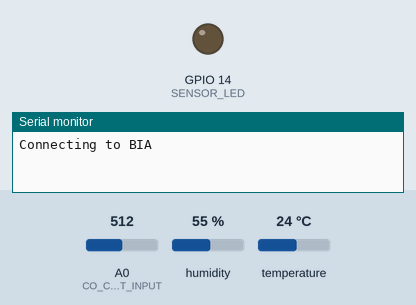
This sketch was run on a simulated ESP8266 (NodeMCU). Shown: output pins drawn as LEDs (lit = HIGH), the last lines printed to the serial monitor. The test bench sets the inputs (shaded band); at power-on: A0 (CO_CONTENT_INPUT) = 512, humidity 55 %, temperature 24 °C. WiFi joins after 1.5 s; servers stay silent unless stated; web services answer with replies made up by the test bench.

Above: at 0.1 s.
At 1.6 s:
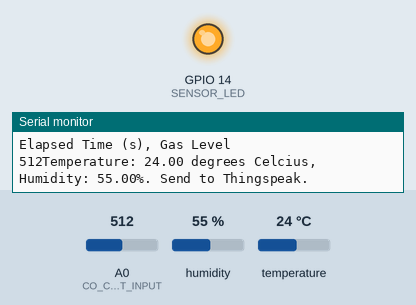
Timing chart, 0 to 3.1 s (numbered marks = the images above):
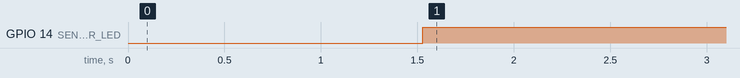

Measured:
- by itself, GPIO 14 (SENSOR_LED): LOW → HIGH at 1.5 s

The sketch:

teste-mq7-e-dht11-thingspeak-buzzer.ino
```cpp
/*********************************************************************************
POLLUTION MAPPER
*********************************************************************************/
#include <ESP8266WiFi.h>
#include <DHT.h>  // Including library for dht

#define DHTPIN 4          //pin where the dht11 is connected

DHT dht(DHTPIN, DHT11);

#define SENSOR_LED                    14
#define CO_CONTENT_INPUT              A0
#define HEATER_5V                     60000
#define HEATER_1_4_V                  90000
#define READING_DELAY_MILLIS          5000
#define PIN_BUZZER 14
const char* g_ssid      = "BIA";
const char* g_password  = "nodemcu123";
const char* g_host      = "184.106.153.149";
const char* g_apiKey   = "R38QN4LKNKG88ISA";

unsigned long g_startMillis;
unsigned long g_switchTimeMillis;
boolean       g_heaterInHighPhase;

/*********************************************************************************
Function Name     : setup
Description       : Initialize the Serial Communication with baud 115200, connect
                    to the Router with SSID and PASSWORD and turn on the heater
                    on the CO sensor.
Parameters        : void
Return            : void
*********************************************************************************/

void setup(void){
  Serial.begin(115200);
  Serial.println();
  Serial.println();
  pinMode(PIN_BUZZER, OUTPUT);
  Serial.print("Connecting to ");
  Serial.println(g_ssid);

  WiFi.begin(g_ssid, g_password);

  while (WiFi.status() != WL_CONNECTED) {
    delay(500);
    Serial.print(".");
  }

  Serial.println("");
  Serial.println("WiFi connected");
  Serial.println("IP address: ");
  Serial.println(WiFi.localIP());

  pinMode(SENSOR_LED, OUTPUT);

  g_startMillis = millis();

  switchHeaterHigh();

  Serial.println("Elapsed Time (s), Gas Level");
}

/*********************************************************************************
Function Name     : loop
Description       : Switch between the Heating Cycle from 5v to 1.4v and
                    read the Gas Level
Parameters        : void
Return            : void
*********************************************************************************/
void loop(void){


  if(g_heaterInHighPhase){
    // 5v phase of cycle. see if need to switch low yet
    if(millis() > g_switchTimeMillis) {
      switchHeaterLow();
    }
  }
  else {
    // 1.4v phase of cycle. see if need to switch high yet
    if(millis() > g_switchTimeMillis) {
      switchHeaterHigh();
    }
  }

  presentGasLevel();
  delay(READING_DELAY_MILLIS);
}

/*********************************************************************************
Function Name         : turnHeaterHigh
Description           : Trun on the Heater by Providing 5V to the CO Sensor
Parameters            : void
Return                : void
*********************************************************************************/
void switchHeaterHigh(void){
  // 5v phase
  digitalWrite(SENSOR_LED, LOW);
  g_heaterInHighPhase = true;
  g_switchTimeMillis = millis() + HEATER_5V;
}

/*********************************************************************************
Function Name         : turnHeaterLow
Description           : Trun off the Heater by Providing 1.4V to the CO Sensor
Parameters            : void
Return                : void
*********************************************************************************/
void switchHeaterLow(void){
  // 1.4v phase
  digitalWrite(SENSOR_LED, HIGH);
  g_heaterInHighPhase = false;
  g_switchTimeMillis = millis() + HEATER_1_4_V;
}


/*********************************************************************************
Function Name         : presentGasLevel
Description           : read the present CO content in the Air as a analog value
Parameters            : void
Return                : void
*********************************************************************************/
void presentGasLevel(){

   float h = dht.readHumidity();
      float t = dht.readTemperature();

              if (isnan(h) || isnan(t))
                 {
                     Serial.println("Failed to read from DHT sensor!");
                      return;
                 }
  unsigned int l_gasLevel = analogRead(CO_CONTENT_INPUT);
  unsigned int time = (millis() - g_startMillis) / 1000;
  Serial.print(l_gasLevel);
  if (l_gasLevel > 25){//SE VALOR LIDO NO PINO ANALÓGICO FOR MAIOR QUE O VALOR LIMITE, FAZ
  digitalWrite(PIN_BUZZER, HIGH);
  }
  //LOW : nenhum movimento detectado
  else{
    //desativa o buzzer
    digitalWrite(PIN_BUZZER, LOW);
  }

  WiFiClient client;
  const int l_httpPort = 80;
  if (!client.connect(g_host, l_httpPort)) {
    Serial.println("Thingspeak Connection Failed");
    return;
  }

  String url = "/update?key=";
  url += g_apiKey;
  url +="&field1=";
  url += String(t);
  url +="&field2=";
  url += String(h);
  url += "&field3=";
  url += String(l_gasLevel);
  //Serial.println(url);

  client.print(String("GET ") + url + " HTTP/1.1\r\n" +
             "Host: " + g_host + "\r\n" +
             "Connection: close\r\n\r\n");
  delay(10);

    Serial.print("Temperature: ");
                             Serial.print(t);
                             Serial.print(" degrees Celcius, Humidity: ");
                             Serial.print(h);
                             Serial.println("%. Send to Thingspeak.");


          Serial.println("Waiting...");
  while(client.available()){
    String line = client.readStringUntil('\r');
    Serial.print(line);
  }
  Serial.print("ThingSpeak Connection Closed");
  delay(10000);
}

//End of the Program
```
